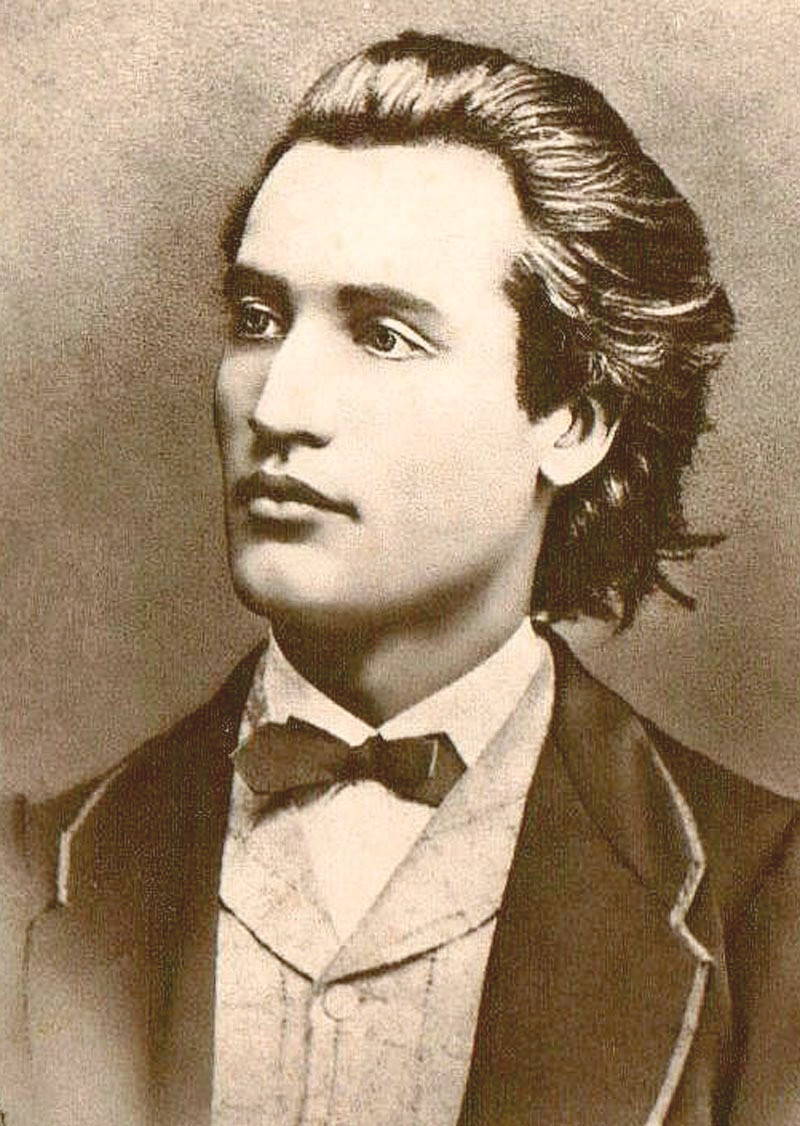
#> input picture lab2/eminescu.jpg, 800 x 1126 px
$ jupyter execute Search-Astar.ipynb   (shell and % lines are left out)
#> lines starting #> are read from the running program, lines starting #| are printed output that depends on the picture
## Inteligență Artificială - Laboratorul 1 : Căutări
 - Tudor Berariu <tudor.berariu@gmail.com>
 - Andrei Olaru <cs@andreiolaru.ro>
 - Cătălin-Mihail Chiru <cata.chiru99@gmail.com>

### BAREM
* 1p `is_good`
* 1p `get_neighbors`
* 1p distanțe
* 5p implementare A*
* 1p refacere drum
* 1p implementarea funcționează bine pe ambele probleme

### Scopul laboratorului

De foarte multe ori problemele care sunt legate de domeniul inteligenței artificiale sunt abstractizate ca o **căutare în spațiul stărilor** problemei. Laboratorul de astăzi își propune să prezinte un algoritm de căutare informată: **A\***.

### Problema

În cadrul acestui laborator vom rezolva 2 probleme:
* găsirea unui drum între două poziții pe o hartă bidimensională cu obstacole
* rezolvarea unui 8-puzzle

Problemele de căutare sunt în general abstractizate cu grafuri. Harta bidimensională poate fi văzută ca un graf neorientat în care fiecare nod corespunde unei celule de pe hartă, iar o muchie conectează nodurile corespunzătoare  unor celule adiacente.

Problema de tip 8-puzzle poate fi văzută ca un graf neorientat în care nodurile corespund posibilelor aranjări ale pieselor, iar muchiile conectează noduri între care se poate ajunge printr-o singură mutare legală.

#### Labirintul

[cell 1]
# Vom reprezenta labirintul printr-un tablou bidimensional (o listă de liste)
# celulele libere vor avea valoarea 0, iar pereții valoarea 1

height = 10
width = 20

# Construim labirintul ca o listă de liste.
# Prima coordonată este înălțimea, iar a doua coordonată este lungimea hărții
labyrinth = [[0 for c in range(width)] for r in range(height)]

# Așezăm câteva obstacole pe hartă
for r in range(2, 7):
    labyrinth[r][6] = 1
    labyrinth[6][r] = 1
labyrinth[2][7] = 1

[cell 2]
# Punctul de plecare și punctul destinație vor fi reprezentate prin tupluri
start = (5, 5)
final = (8, 8)

[cell 3]
import matplotlib.pyplot as pyplot
pyplot.imshow(labyrinth, cmap='Greys', interpolation='nearest')
pyplot.text(start[1], start[0], 'S', color='red', fontsize=12, ha='center', va='center')
pyplot.text(final[1], final[0], 'F', color='green', fontsize=12, ha='center', va='center')
pyplot.show()
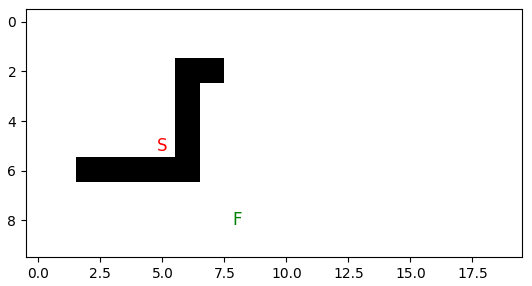
#> figure drawn by matplotlib, 1 panel

[cell 4]
is_final_labyrinth = lambda position: position == final

assert list(map(is_final_labyrinth, [(1,1), (3, 6), (8, 8)])) == [False, False, True], "Eroare is_final_labyrinth"

### Algoritmul A* pentru labirint

Pentru a implementa algoritmul **A\*** trebuie să putem construi vecinii valizi ai unei stări.

[cell 5]
# Scrieți o funcție care verifică dacă un tuplu dat reprezintă
# coordonatele unei poziții libere de pe hartă (coordonatele nu depășesc limitele hărții
# și acolo nu se găsește un obstacol)

def is_good(pos: tuple[int, int]) -> bool:
    """
    pos: tuple(int, int)
        Coordonatele unei celule de pe hartă în format (y, x)
    return: bool
        True dacă celula este liberă și nu depășește dimensiunile hărții
        False în caz contrar
    """
    # TODO
    r, c = pos
    if r < 0 or r >= height or c < 0 or c >= width:
        return False
    return labyrinth[r][c] == 0

assert [is_good(p) for p in [(-1,2), (height,3), (width,4), (5,5), (6,6)]] == [False, False, False, True, False], "is_good nu a fost implementată corect"
assert [is_good(p) for p in [(height-1, width-1), (width-1, height-1)]] == [True, False], "Ai inversat linia cu coloana în is_good"

[cell 6]
# Scrieți o funcție care întoarce celulele vecine poziției date (doar cele libere)
# Vecinii se află la o distanță de o singură celulă pe orizontală sau verticală, fără diagonale.
# Folosiți funcționala filter și funcția is_good scrisă anterior

def get_neighbours_labyrinth(pos: tuple[int, int]) -> list[tuple[int, int]]:
    """
    pos: tuple(int, int)
        Coordonatele unei celule de pe hartă în format (y, x)
    return: list(tuple(int, int))
        Lista cu coordonatele celulelor vecine libere
    """
    # TODO
    r, c = pos
    potential_neighbors = [(r - 1, c), (r + 1, c), (r, c - 1), (r, c + 1)]
    return list(filter(is_good, potential_neighbors))

# Assert without order
assert set(get_neighbours_labyrinth((0, 9))) == {(1, 9), (0, 8), (0, 10)}, "Unit test1: get_neighbours_labyrinth nu a fost implementată corect"
assert set(get_neighbours_labyrinth((5, 5))) == {(4, 5), (5, 4)}, "Unit test2: get_neighbours_labyrinth nu a fost implementată corect"

#### Funcții euristice

Implementați două funcții euristice pe care să le folosiți în algoritmul **A\***:
 - distanța euclidiană
 - distanța Manhattan

[cell 7]
from math import sqrt

def euclidean_distance(a: tuple[int, int], b: tuple[int, int]) -> float:
    """
    a: tuple(int, int)
        Coordonatele primei celule de pe hartă pentru care se calculează distanța.
        Formatul poziției este (y, x)
    b: tuple(int, int)
        Coordonatele celei dea doua celule de pe hartă pentru care se calculează distanța.
        Formatul poziției este (y, x)
    return: float
        Distanța euclidiană dintre cele două celule
    """
    return sqrt((a[0] - b[0])**2 + (a[1] - b[1])**2)
assert euclidean_distance((2,3), (4, 7)) == 4.47213595499958, "euclidean_distance nu a fost implementată corect"

[cell 8]
def manhattan_distance_labyrinth(a: tuple[int, int], b: tuple[int, int]) -> float:
    """
    a: tuple(int, int)
        Coordonatele primei celule de pe hartă pentru care se calculează distanța.
        Formatul poziției este (y, x)
    b: tuple(int, int)
        Coordonatele celei dea doua celule de pe hartă pentru care se calculează distanța.
        Formatul poziției este (y, x)
    return: float
        Distanța Manhattan dintre cele două celule
    """
    return abs(a[0] - b[0]) + abs(a[1] - b[1])

assert manhattan_distance_labyrinth((2,3), (4,0)) == 5, "manhattan_distance_labyrinth nu a fost implementată corect"

#### Algoritmul A\*

Scrieți o funcție ce implementează algoritmul **A\***. Funcția va primi 6 argumente:
 - **start** - starea inițială
 - **end** - starea finală (necesară pentru apelul lui *h*
 - **h** - funcția euristică folosită
 - **neighbors** - funcția care obține vecinii unei stări
 - **is_final** - funcția care determină dacă o stare este finală
 - **print_state** - funcție pe care o puteți folosi pentru a afișa o stare

Frontiera va fi o coadă de priorități ce va conține nodurile descoperite. Prioritatea va fi dată de funcția de cost `f(n) = g(n) + h(n)` unde:
  - `g(n)` este costul real de la nodul de start până la nodul n
  - `h(n)` este costul estimat de la nodul n până la nodul final

Pentru informațiile ce trebuie memorate pentru fiecare nod descoperit vom folosi un dicționar în care reținem pentru  fiecare stare părintele și costul **g** de la starea inițială până la starea respectivă:

    disovered[node] = (cost_g, parent)


#### Cozi de priorități

Pentru coada de priorități necesară algoritmului **A\*** vom folosi heap-ul din Python [[1]](https://docs.python.org/3/library/heapq.html).

[cell 9]
from heapq import heappop, heappush

priority_queue = []
heappush(priority_queue, (2, 'A'))
heappush(priority_queue, (1, 'B'))
heappush(priority_queue, (1.5, 'C'))

print(heappop(priority_queue))  # ==> (1, 'B')
print(heappop(priority_queue))  # ==> (1.5, 'C')
print(heappop(priority_queue))  # ==> (2, 'A')

[cell 10]
def print_state_labyrinth(discovered, results, heuristic):
    g_cost_map = [[discovered[(r,c)][0] if (r,c) in discovered else 0 for c in range(width)]for r in range(height)]
    h_cost_map = [[heuristic((r,c), final) if labyrinth[r][c] == 0 else 0 for c in range(width)]for r in range(height) ]

    fig, axes = pyplot.subplots(1, 2, figsize=(12, 6))
    img = axes[0].imshow(g_cost_map, cmap='inferno', interpolation='nearest')
    axes[0].set_title('G-Cost')
    axes[1].imshow(h_cost_map, cmap='inferno', interpolation='nearest')
    axes[1].set_title('H-Cost')

    for ax in axes:
        # Marcăm poziția de start și cea finală
        ax.text(start[1], start[0], 'O', color='gray', ha='center', va='center')
        ax.text(final[1], final[0], 'X', color='gray', ha='center', va='center')

        # Marcăm parcursul pe drumul optim
        for p in results:
            if p != start and p != final:
                ax.text(p[1], p[0], '*', color='gray', ha='center', va='center')

    # Verifica daca se poate importa din mpl_toolkits
    try:
        from mpl_toolkits.axes_grid1 import make_axes_locatable

        # Adauga legenda fara a iesi din dimensiunea imaginii
        for ax in axes:
            divider = make_axes_locatable(ax)
            cax = divider.append_axes("right", size="5%", pad=0.05)
            clb = pyplot.colorbar(img, cax=cax)
    except ImportError:
        # Set label on top of the colorbar
        for ax in axes:
            clb = pyplot.colorbar(img, orientation='vertical', fraction=0.05, pad=0.05)
            clb.set_label('G-Cost', labelpad=-30, y=1.08, rotation=0)


    pyplot.show()
    print(f"Path results: {results}")

[cell 11]
from typing import Callable


def astar(
        start: tuple[int, int],
        end: tuple[int, int],
        h: Callable[[tuple[int, int], tuple[int, int]], float],
        neighbours: Callable[[tuple[int, int]], list[tuple[int, int]]],
        is_final: Callable[[tuple[int, int]], bool],
        print_state: Callable,
        print_flag: bool = True
    ) -> tuple[list[tuple[int, int]], int]:
    """
    start: tuple(int, int)
        Poziția de start în labirint.
        Poziția este în format (y, x)
    end: tuple(int, int)
        Poziția de final în labirint.
        Poziția este în format (y, x)
    h: Callable[[tuple[int, int], tuple[int, int]], float]
        Funcția euristică
    neighbours: Callable[[tuple[int, int]], list[tuple[int, int]]]
        Funcția care obține lista de vecini a unei stări
    is_final: Callable[[tuple[int, int]], bool]
        Funcția care determină dacă o stare este finală
    print_state: Callable
        Funcția pentru vizualizarea stărilor
    should_print: bool, optional
        Flag pentru afișarea stărilor, default True

    return: tuple
        Un tuplu conținând (drumul_găsit, noduri_expandate)
    """
    # Frontiera, ca listă (heap) de tupluri (cost_f, nod)
    frontiera = []
    heappush(frontiera, (0 + h(start, end), start))

    # Nodurile descoperite ca dicționar nod -> (cost_g-până-la-nod, părinte)
    discovered = {start: (0, None)}

    while frontiera:
        # TODO
        f_score, current_node = heappop(frontiera)
        if is_final(current_node):
            break

        for neighbor in neighbours(current_node):
            g_cost = discovered[current_node][0] + 1
            if neighbor not in discovered or g_cost < discovered[neighbor][0]:
                discovered[neighbor] = (g_cost, current_node)
                f_score = g_cost + h(neighbor, end)
                heappush(frontiera, (f_score, neighbor))

    # Refacem drumul de la final la start folosindu-ne de dicționarul discovered
    path = []
    last_node = end

    # TODO
    if end not in discovered:
        return [], len(discovered)

    # Vrem să păstrăm stările intermediare de la start la final
    while last_node:
        path.append(last_node)
        last_node = discovered[last_node][1]

    # Va trebui să întoarcem drumul în ordine inversă
    # TODO
    path.reverse()

    if print_flag:
        print_state(discovered, path)

    return path, len(discovered.keys()) # drumul, ca listă de poziții și numărul de stări descoperite

Pentru a ilustra influența funcției euristice asupra eficienței algorithmului **A\***, vom păstra într-un dicționar numărul de noduri expandate pentru fiecare funcție euristică:

[cell 12]
heuristic_metrics_labyrinth = {}

[cell 13]
heuristic_metrics_labyrinth['euclidean'] =  astar(start, final, euclidean_distance, get_neighbours_labyrinth, is_final_labyrinth, lambda x, y: print_state_labyrinth(x, y, euclidean_distance))
#> in print_state_labyrinth, `pyplot.show()`:
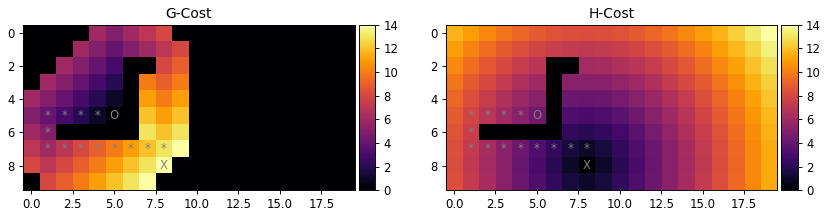
#> figure drawn by matplotlib, 4 panels

[cell 14]
heuristic_metrics_labyrinth['manhattan'] =  astar(start, final, manhattan_distance_labyrinth, get_neighbours_labyrinth, is_final_labyrinth, lambda x, y: print_state_labyrinth(x, y, manhattan_distance_labyrinth))
#> in print_state_labyrinth (call 2), `pyplot.show()`:
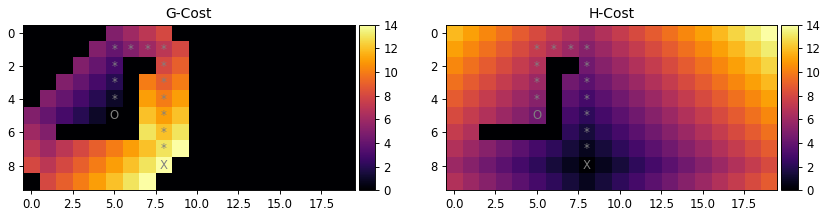
#> figure drawn by matplotlib, 4 panels

[cell 15]
def barplot_number_of_expanded_nodes(heuristic_metrics, task_name):
    plot_metrics = [(key, value[1]) for key, value in heuristic_metrics.items()]
    plot_metrics.sort(key=lambda x: x[1])

    names = [x[0] for x in plot_metrics]
    values = [x[1] for x in plot_metrics]

    pyplot.bar(range(len(names)), values, align='center')
    pyplot.xticks(range(len(names)), names)
    pyplot.title(f'Numărul de stări expandate pentru {task_name}')
    pyplot.show()
barplot_number_of_expanded_nodes(heuristic_metrics_labyrinth, 'labirint')
#> in barplot_number_of_expanded_nodes, `pyplot.show()`:
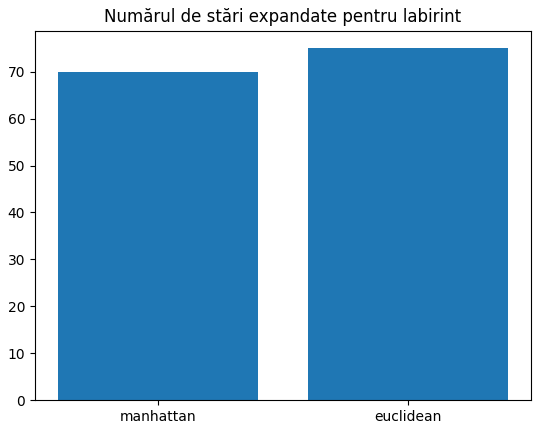
#> figure drawn by matplotlib, 1 panel
# Observăm că distanța Manhattan este mai eficientă decât distanța euclidiană, pentru explorarea labirintului.

### A-star pentru un joc de tip 8-puzzle

Propunem rezolvarea jocului $n^2 - 1$ tiles folosind algoritmul A*.

Want to [know](https://en.wikipedia.org/wiki/15_Puzzle) [more](https://github.com/jussihyva/n-puzzle/blob/master/README.md)

[cell 16]
import numpy as np

Ne vom folosi de matplotlib pentru a afișa starea curentă a jocului, sub forma unei imagini.

[cell 17]
no_tiles = 8

size = int(np.sqrt(no_tiles+1))

[cell 18]
img = pyplot.imread('./eminescu.jpg')
#> img is the input picture: shape (1126, 800, 3); mean R, G, B 161.5, 138.9, 112.8
img = np.array(img)
img.shape # dimensiunea și numărul de canale de culoare
#> (the rest of the program and of its run is left out)
